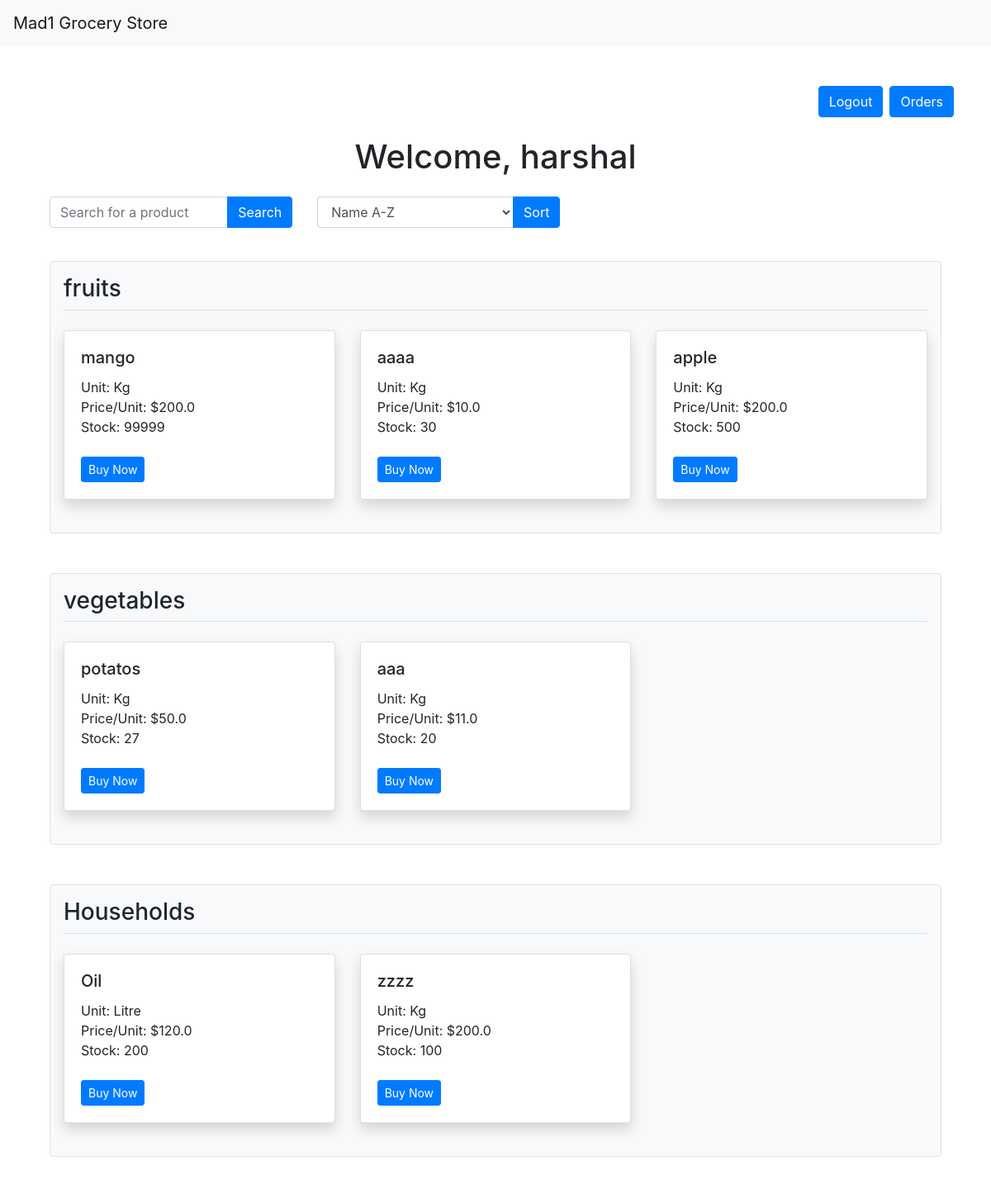
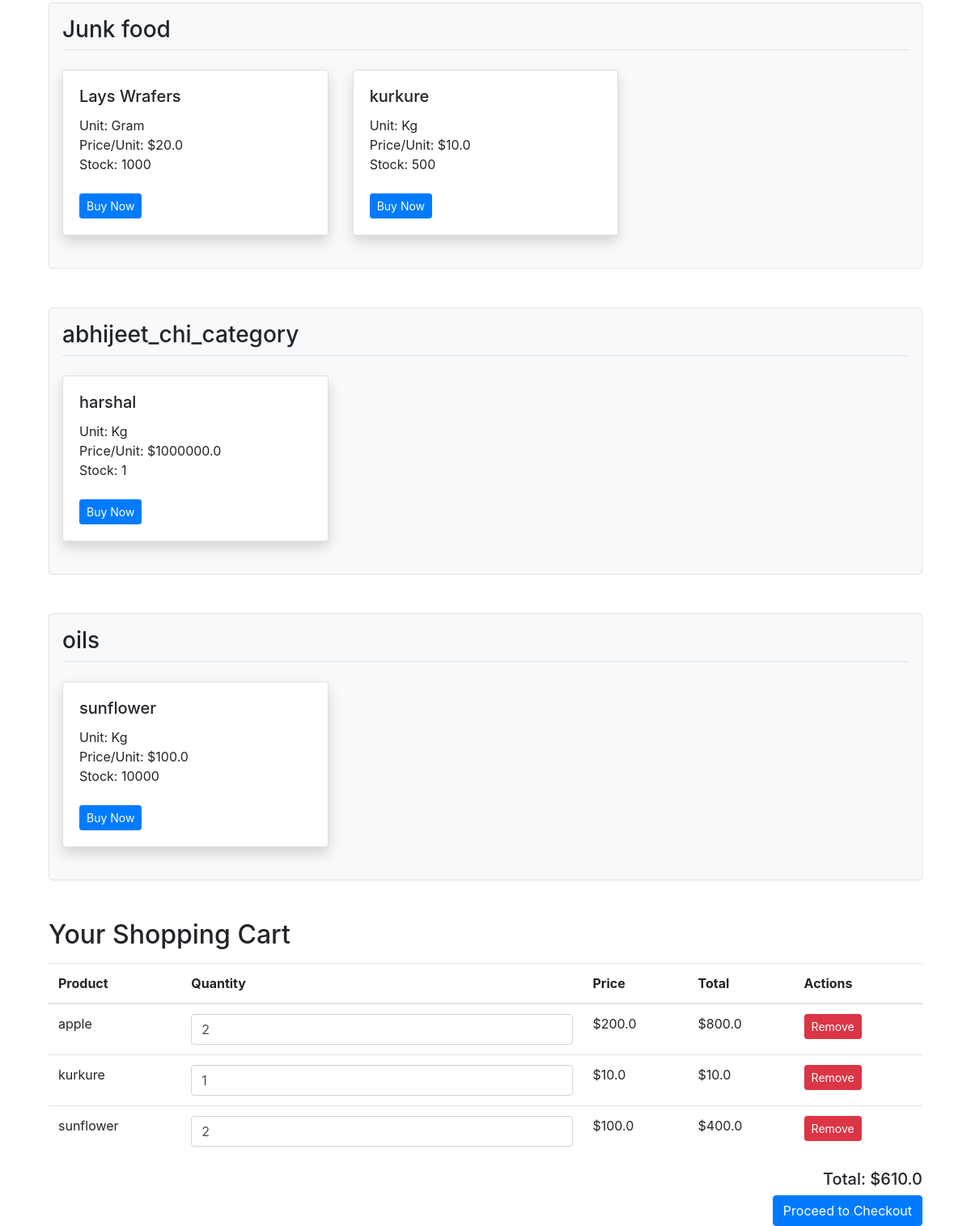
/user_dashboard (signed in), run on the app's committed database (2 pictures, top to bottom).
### app.py (models this page shows)
class User(db.Model, UserMixin):
    id = db.Column(db.Integer, primary_key=True)
    username = db.Column(db.String(150), nullable=False, unique=True)
    password = db.Column(db.String(200), nullable=False)
    cart_items = db.relationship('CartItem', back_populates='user')

class Category(db.Model):
    id = db.Column(db.Integer, primary_key=True)
    name = db.Column(db.String(100), unique=True, nullable=False)
    products = db.relationship('Product', backref='category', lazy=True)

class Product(db.Model):
    id = db.Column(db.Integer, primary_key=True)
    name = db.Column(db.String(100), nullable=False)
    unit = db.Column(db.String(50), nullable=False)
    price_per_unit = db.Column(db.Float, nullable=False)
    stock_quantity = db.Column(db.Integer, nullable=False)
    category_id = db.Column(db.Integer, db.ForeignKey('category.id'), nullable=False)
    cart_items = db.relationship('CartItem', back_populates='product')

class CartItem(db.Model):
    id = db.Column(db.Integer, primary_key=True)
    user_id = db.Column(db.Integer, db.ForeignKey('user.id'), nullable=False)
    product_id = db.Column(db.Integer, db.ForeignKey('product.id'), nullable=False)
    quantity = db.Column(db.Integer, nullable=False)
    user = db.relationship('User', back_populates='cart_items')
    product = db.relationship('Product', back_populates='cart_items')
    cart_id = db.Column(db.Integer, db.ForeignKey('cart.id'), nullable=False)
    cart = db.relationship('Cart', back_populates='cart_items', foreign_keys=[cart_id])
    def calculate_total_price(self):
        return self.product.price_per_unit * self.quantity

### app.py (the view)
@app.route('/user_dashboard', methods=['GET'])
@login_required
def user_dashboard():
    categories = Category.query.all()
    products = Product.query.all()
    search_query = request.args.get('search_query', '')
    sort_option = request.args.get('sort_option', '')
    print(search_query, sort_option)
    if search_query:
        products = Product.query.filter(Product.name.ilike(f'%{search_query}%'))
        print(products)
    if sort_option == 'name_asc':
        products = sorted(products, key=lambda x: x.name)
    elif sort_option == 'name_desc':
        products = sorted(products, key=lambda x: x.name, reverse=True)
    elif sort_option == 'price_asc':
        products = sorted(products, key=lambda x: x.price_per_unit)
    elif sort_option == 'price_desc':
        products = sorted(products, key=lambda x: x.price_per_unit, reverse=True)
    cart_items = CartItem.query.join(Cart).filter(Cart.user_id == current_user.id).all()
    cart_total = sum(item.calculate_total_price() for item in cart_items)
    return render_template('user_dashboard.html', categories=categories, products=products, cart_items=cart_items, cart_total=cart_total)

### app.py (called while the page is built)
@login_manager.user_loader
def load_user(user_id):
    return User.query.get(int(user_id))

### templates/user_dashboard.html (shortened to what this page needs)
{% extends 'base.html' %}
{% block content %}
<div class="d-flex justify-content-end mt-3">
    <a href="{{ url_for('user_logout') }}" class="btn btn-primary">Logout</a>
    <a href="{{ url_for('checkout') }}" class="btn btn-primary ml-2">Orders</a>
</div>
<div class="container mt-4">
    <div class="text-center">
        <h1>Welcome, {{ current_user.username }}</h1>
    </div>
</div>
<div class="container mt-4">
    <form action="{{ url_for('user_dashboard') }}" method="get" class="form-inline">
        <div class="row">
            <div class="col-md-6 mb-3">
                <div class="input-group">
                    <input type="text" name="search_query" class="form-control" placeholder="Search for a product">
                    <div class="input-group-append">
                        <button type="submit" class="btn btn-primary">Search</button>
                    </div>
                </div>
            </div>
            <div class="col-md-6 mb-3">
                <div class="input-group">
                    <select name="sort_option" class="form-control">
                        <option value="name_asc">Name A-Z</option>
                    </select>
                    <div class="input-group-append">
                        <button type="submit" class="btn btn-primary">Sort</button>
                    </div>
                </div>
            </div>
        </div>
    </form>
</div>
<div class="container mt-4">
    {% for category in categories %}
    <div class="mb-5 p-3 border rounded bg-light">
        <h3 class="mb-4 border-bottom pb-2">{{ category.name }}</h3>
        <div class="row">
            {% if category.products %}
                {% for product in category.products %}
                    <div class="col-md-4 mb-4">
                        <div class="card shadow">
                            <div class="card-body">
                                <h5 class="card-title">{{ product.name }}</h5>
                                <p class="card-text">
                                    Unit: {{ product.unit }}<br>
                                    Price/Unit: ${{ product.price_per_unit }}<br>
                                    Stock: {{ product.stock_quantity }}
                                </p>
                                <button class="btn btn-primary btn-sm mt-2" data-toggle="modal" data-target="#buyModal-{{ product.id }}">Buy Now</button>
                            </div>
                        </div>
                    </div>
                {% endfor %}
            {% else %}
                <div class="col">
                    <div class="alert alert-info">
                        No products available in this category.
                    </div>
                </div>
            {% endif %}
        </div>
    </div>
    {% endfor %}
</div>
<div class="container mt-4">
    <h2 class="mb-3">Your Shopping Cart</h2>
    <table class="table">
        <thead>
            <tr>
                <th>Product</th>
                <th>Quantity</th>
                <th>Price</th>
                <th>Total</th>
                <th>Actions</th>
            </tr>
        </thead>
        <tbody>
            {% for item in current_user.cart_items %}
                <tr>
                    <td>{{ item.product.name }}</td>
                    <td>
                        <input type="number" class="form-control" value="{{ item.quantity }}" min="1">
                    </td>
                    <td>${{ item.product.price_per_unit }}</td>
                    <td>${{ item.calculate_total_price() * item.quantity }}</td>
                    <td>
                        <a href="{{ url_for('remove_from_cart', item_id=item.id) }}" class="btn btn-sm btn-danger">Remove</a>
                    </td>
                </tr>
            {% endfor %}
        </tbody>
    </table>
    <div class="text-right">
        <h5>Total: ${{ cart_total }}</h5>
        <a href="{{ url_for('checkout') }}" class="btn btn-primary">Proceed to Checkout</a>
    </div>
</div>
{% endblock %}

### templates/base.html (shortened to what this page needs)
<!DOCTYPE html>
<html lang="en">
<head>
    <link href="https://maxcdn.bootstrapcdn.com/bootstrap/4.5.2/css/bootstrap.min.css" rel="stylesheet">
</head>
<body>
    <nav class="navbar navbar-expand-lg navbar-light bg-light">
        <a class="navbar-brand" href="/">Mad1 Grocery Store</a>
    </nav>
    <div class="container mt-5">
        {% block content %}
        {% endblock %}
    </div>
</body>
</html>

### data on the page
User: username "harshal"
Category: name "fruits"
Product: name "mango", unit "Kg", price_per_unit "200.0", stock_quantity "99999"
Product: name "aaaa", unit "Kg", price_per_unit "10.0", stock_quantity "30"
Product: name "apple", unit "Kg", price_per_unit "200.0", stock_quantity "500"
Category: name "vegetables"
Product: name "potatos", unit "Kg", price_per_unit "50.0", stock_quantity "27"
Product: name "aaa", unit "Kg", price_per_unit "11.0", stock_quantity "20"
Category: name "Households"
Product: name "Oil", unit "Litre", price_per_unit "120.0", stock_quantity "200"
Product: name "zzzz", unit "Kg", price_per_unit "200.0", stock_quantity "100"
Category: name "Junk food"
Product: name "Lays Wrafers", unit "Gram", price_per_unit "20.0", stock_quantity "1000"
Product: name "kurkure", unit "Kg", price_per_unit "10.0", stock_quantity "500"
Category: name "abhijeet_chi_category"
Product: name "harshal", unit "Kg", price_per_unit "1000000.0", stock_quantity "1"
Category: name "oils"
Product: name "sunflower", unit "Kg", price_per_unit "100.0", stock_quantity "10000"
CartItem: product.name "apple", quantity "2", product.price_per_unit "200.0", item.calculate_total_price()*item.quantity "800.0"
CartItem: product.name "kurkure", quantity "1", product.price_per_unit "10.0", item.calculate_total_price()*item.quantity "10.0"
CartItem: product.name "sunflower", quantity "2", product.price_per_unit "100.0", item.calculate_total_price()*item.quantity "400.0"

### other printed values
{{ cart_total }} "610.0"
